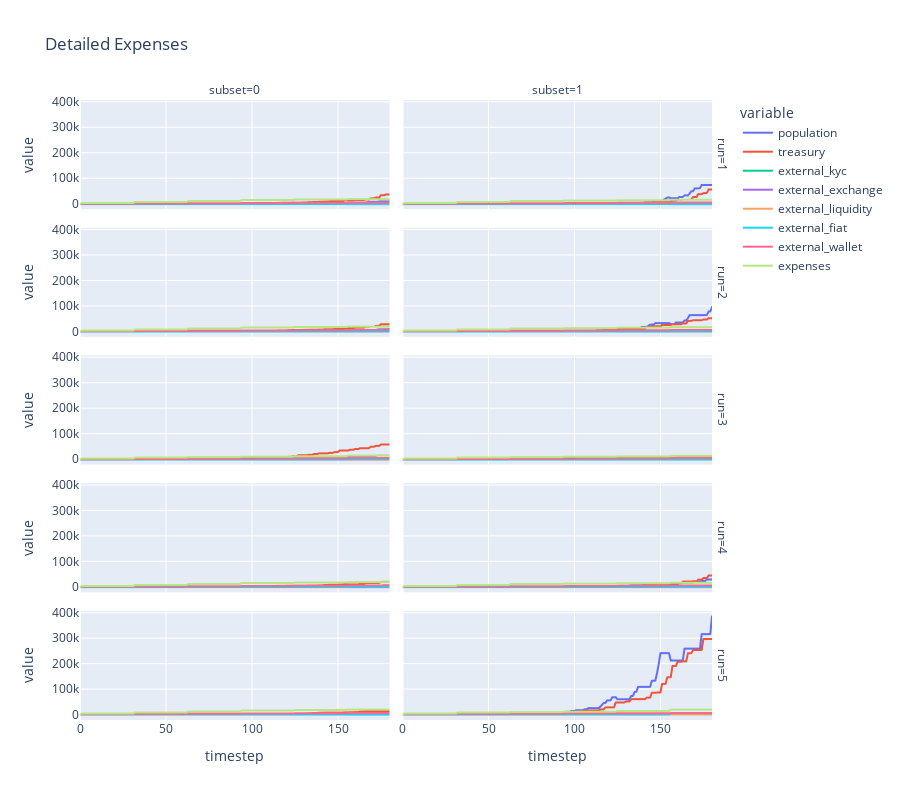

The notebook cell this image was saved under:
### Code cell
px.line(
    df,
    x='timestep', # Variable on the horizontal axis
    y=['population', 'treasury', 'external_kyc', 'external_exchange', 'external_liquidity', 'external_fiat', 
'external_wallet', 'expenses'], # Variables on the vertical axis
    facet_row='run',
    facet_col='subset',
    title='Detailed Expenses',
    height=800,
)

### Figure 1 — Plotly figure (JSON) as saved in the notebook; plotly's stock layout.template omitted (floating-point values rounded to 4 significant figures; data arrays with more than 128 entries replaced by an {"elided": "..."} marker saying what was removed)
{"data": [{"hovertemplate": "variable=population<br>run=1<br>subset=0<br>timestep=%{x}<br>value=%{y}<extra></extra>", "legendgroup": "population", "line": {"color": "#636efa", "dash": "solid"}, "mode": "lines", "name": "population", "showlegend": true, "type": "scattergl", "x": {"elided": "181 int values"}, "xaxis": "x9", "y": {"elided": "181 int values"}, "yaxis": "y9"}, {"hovertemplate": "variable=population<br>run=1<br>subset=1<br>timestep=%{x}<br>value=%{y}<extra></extra>", "legendgroup": "population", "line": {"color": "#636efa", "dash": "solid"}, "mode": "lines", "name": "population", "showlegend": false, "type": "scattergl", "x": {"elided": "181 int values"}, "xaxis": "x10", "y": {"elided": "181 int values"}, "yaxis": "y10"}, {"hovertemplate": "variable=population<br>run=2<br>subset=0<br>timestep=%{x}<br>value=%{y}<extra></extra>", "legendgroup": "population", "line": {"color": "#636efa", "dash": "solid"}, "mode": "lines", "name": "population", "showlegend": false, "type": "scattergl", "x": {"elided": "181 int values"}, "xaxis": "x7", "y": {"elided": "181 int values"}, "yaxis": "y7"}, {"hovertemplate": "variable=population<br>run=2<br>subset=1<br>timestep=%{x}<br>value=%{y}<extra></extra>", "legendgroup": "population", "line": {"color": "#636efa", "dash": "solid"}, "mode": "lines", "name": "population", "showlegend": false, "type": "scattergl", "x": {"elided": "181 int values"}, "xaxis": "x8", "y": {"elided": "181 int values"}, "yaxis": "y8"}, {"hovertemplate": "variable=population<br>run=3<br>subset=0<br>timestep=%{x}<br>value=%{y}<extra></extra>", "legendgroup": "population", "line": {"color": "#636efa", "dash": "solid"}, "mode": "lines", "name": "population", "showlegend": false, "type": "scattergl", "x": {"elided": "181 int values"}, "xaxis": "x5", "y": {"elided": "181 int values"}, "yaxis": "y5"}, {"hovertemplate": "variable=population<br>run=3<br>subset=1<br>timestep=%{x}<br>value=%{y}<extra></extra>", "legendgroup": "population", "line": {"color": "#636efa", "dash": "solid"}, "mode": "lines", "name": "population", "showlegend": false, "type": "scattergl", "x": {"elided": "181 int values"}, "xaxis": "x6", "y": {"elided": "181 int values"}, "yaxis": "y6"}, {"hovertemplate": "variable=population<br>run=4<br>subset=0<br>timestep=%{x}<br>value=%{y}<extra></extra>", "legendgroup": "population", "line": {"color": "#636efa", "dash": "solid"}, "mode": "lines", "name": "population", "showlegend": false, "type": "scattergl", "x": {"elided": "181 int values"}, "xaxis": "x3", "y": {"elided": "181 int values"}, "yaxis": "y3"}, {"hovertemplate": "variable=population<br>run=4<br>subset=1<br>timestep=%{x}<br>value=%{y}<extra></extra>", "legendgroup": "population", "line": {"color": "#636efa", "dash": "solid"}, "mode": "lines", "name": "population", "showlegend": false, "type": "scattergl", "x": {"elided": "181 int values"}, "xaxis": "x4", "y": {"elided": "181 int values"}, "yaxis": "y4"}, {"hovertemplate": "variable=population<br>run=5<br>subset=0<br>timestep=%{x}<br>value=%{y}<extra></extra>", "legendgroup": "population", "line": {"color": "#636efa", "dash": "solid"}, "mode": "lines", "name": "population", "showlegend": false, "type": "scattergl", "x": {"elided": "181 int values"}, "xaxis": "x", "y": {"elided": "181 int values"}, "yaxis": "y"}, {"hovertemplate": "variable=population<br>run=5<br>subset=1<br>timestep=%{x}<br>value=%{y}<extra></extra>", "legendgroup": "population", "line": {"color": "#636efa", "dash": "solid"}, "mode": "lines", "name": "population", "showlegend": false, "type": "scattergl", "x": {"elided": "181 int values"}, "xaxis": "x2", "y": {"elided": "181 int values"}, "yaxis": "y2"}, {"hovertemplate": "variable=treasury<br>run=1<br>subset=0<br>timestep=%{x}<br>value=%{y}<extra></extra>", "legendgroup": "treasury", "line": {"color": "#EF553B", "dash": "solid"}, "mode": "lines", "name": "treasury", "showlegend": true, "type": "scattergl", "x": {"elided": "181 int values"}, "xaxis": "x9", "y": {"elided": "181 float values"}, "yaxis": "y9"}, {"hovertemplate": "variable=treasury<br>run=1<br>subset=1<br>timestep=%{x}<br>value=%{y}<extra></extra>", "legendgroup": "treasury", "line": {"color": "#EF553B", "dash": "solid"}, "mode": "lines", "name": "treasury", "showlegend": false, "type": "scattergl", "x": {"elided": "181 int values"}, "xaxis": "x10", "y": {"elided": "181 float values"}, "yaxis": "y10"}, {"hovertemplate": "variable=treasury<br>run=2<br>subset=0<br>timestep=%{x}<br>value=%{y}<extra></extra>", "legendgroup": "treasury", "line": {"color": "#EF553B", "dash": "solid"}, "mode": "lines", "name": "treasury", "showlegend": false, "type": "scattergl", "x": {"elided": "181 int values"}, "xaxis": "x7", "y": {"elided": "181 float values"}, "yaxis": "y7"}, {"hovertemplate": "variable=treasury<br>run=2<br>subset=1<br>timestep=%{x}<br>value=%{y}<extra></extra>", "legendgroup": "treasury", "line": {"color": "#EF553B", "dash": "solid"}, "mode": "lines", "name": "treasury", "showlegend": false, "type": "scattergl", "x": {"elided": "181 int values"}, "xaxis": "x8", "y": {"elided": "181 float values"}, "yaxis": "y8"}, {"hovertemplate": "variable=treasury<br>run=3<br>subset=0<br>timestep=%{x}<br>value=%{y}<extra></extra>", "legendgroup": "treasury", "line": {"color": "#EF553B", "dash": "solid"}, "mode": "lines", "name": "treasury", "showlegend": false, "type": "scattergl", "x": {"elided": "181 int values"}, "xaxis": "x5", "y": {"elided": "181 float values"}, "yaxis": "y5"}, {"hovertemplate": "variable=treasury<br>run=3<br>subset=1<br>timestep=%{x}<br>value=%{y}<extra></extra>", "legendgroup": "treasury", "line": {"color": "#EF553B", "dash": "solid"}, "mode": "lines", "name": "treasury", "showlegend": false, "type": "scattergl", "x": {"elided": "181 int values"}, "xaxis": "x6", "y": {"elided": "181 float values"}, "yaxis": "y6"}, {"hovertemplate": "variable=treasury<br>run=4<br>subset=0<br>timestep=%{x}<br>value=%{y}<extra></extra>", "legendgroup": "treasury", "line": {"color": "#EF553B", "dash": "solid"}, "mode": "lines", "name": "treasury", "showlegend": false, "type": "scattergl", "x": {"elided": "181 int values"}, "xaxis": "x3", "y": {"elided": "181 float values"}, "yaxis": "y3"}, {"hovertemplate": "variable=treasury<br>run=4<br>subset=1<br>timestep=%{x}<br>value=%{y}<extra></extra>", "legendgroup": "treasury", "line": {"color": "#EF553B", "dash": "solid"}, "mode": "lines", "name": "treasury", "showlegend": false, "type": "scattergl", "x": {"elided": "181 int values"}, "xaxis": "x4", "y": {"elided": "181 float values"}, "yaxis": "y4"}, {"hovertemplate": "variable=treasury<br>run=5<br>subset=0<br>timestep=%{x}<br>value=%{y}<extra></extra>", "legendgroup": "treasury", "line": {"color": "#EF553B", "dash": "solid"}, "mode": "lines", "name": "treasury", "showlegend": false, "type": "scattergl", "x": {"elided": "181 int values"}, "xaxis": "x", "y": {"elided": "181 float values"}, "yaxis": "y"}, {"hovertemplate": "variable=treasury<br>run=5<br>subset=1<br>timestep=%{x}<br>value=%{y}<extra></extra>", "legendgroup": "treasury", "line": {"color": "#EF553B", "dash": "solid"}, "mode": "lines", "name": "treasury", "showlegend": false, "type": "scattergl", "x": {"elided": "181 int values"}, "xaxis": "x2", "y": {"elided": "181 float values"}, "yaxis": "y2"}, {"hovertemplate": "variable=external_kyc<br>run=1<br>subset=0<br>timestep=%{x}<br>value=%{y}<extra></extra>", "legendgroup": "external_kyc", "line": {"color": "#00cc96", "dash": "solid"}, "mode": "lines", "name": "external_kyc", "showlegend": true, "type": "scattergl", "x": {"elided": "181 int values"}, "xaxis": "x9", "y": {"elided": "181 int values"}, "yaxis": "y9"}, {"hovertemplate": "variable=external_kyc<br>run=1<br>subset=1<br>timestep=%{x}<br>value=%{y}<extra></extra>", "legendgroup": "external_kyc", "line": {"color": "#00cc96", "dash": "solid"}, "mode": "lines", "name": "external_kyc", "showlegend": false, "type": "scattergl", "x": {"elided": "181 int values"}, "xaxis": "x10", "y": {"elided": "181 int values"}, "yaxis": "y10"}, {"hovertemplate": "variable=external_kyc<br>run=2<br>subset=0<br>timestep=%{x}<br>value=%{y}<extra></extra>", "legendgroup": "external_kyc", "line": {"color": "#00cc96", "dash": "solid"}, "mode": "lines", "name": "external_kyc", "showlegend": false, "type": "scattergl", "x": {"elided": "181 int values"}, "xaxis": "x7", "y": {"elided": "181 int values"}, "yaxis": "y7"}, {"hovertemplate": "variable=external_kyc<br>run=2<br>subset=1<br>timestep=%{x}<br>value=%{y}<extra></extra>", "legendgroup": "external_kyc", "line": {"color": "#00cc96", "dash": "solid"}, "mode": "lines", "name": "external_kyc", "showlegend": false, "type": "scattergl", "x": {"elided": "181 int values"}, "xaxis": "x8", "y": {"elided": "181 int values"}, "yaxis": "y8"}, {"hovertemplate": "variable=external_kyc<br>run=3<br>subset=0<br>timestep=%{x}<br>value=%{y}<extra></extra>", "legendgroup": "external_kyc", "line": {"color": "#00cc96", "dash": "solid"}, "mode": "lines", "name": "external_kyc", "showlegend": false, "type": "scattergl", "x": {"elided": "181 int values"}, "xaxis": "x5", "y": {"elided": "181 int values"}, "yaxis": "y5"}, {"hovertemplate": "variable=external_kyc<br>run=3<br>subset=1<br>timestep=%{x}<br>value=%{y}<extra></extra>", "legendgroup": "external_kyc", "line": {"color": "#00cc96", "dash": "solid"}, "mode": "lines", "name": "external_kyc", "showlegend": false, "type": "scattergl", "x": {"elided": "181 int values"}, "xaxis": "x6", "y": {"elided": "181 int values"}, "yaxis": "y6"}, {"hovertemplate": "variable=external_kyc<br>run=4<br>subset=0<br>timestep=%{x}<br>value=%{y}<extra></extra>", "legendgroup": "external_kyc", "line": {"color": "#00cc96", "dash": "solid"}, "mode": "lines", "name": "external_kyc", "showlegend": false, "type": "scattergl", "x": {"elided": "181 int values"}, "xaxis": "x3", "y": {"elided": "181 int values"}, "yaxis": "y3"}, {"hovertemplate": "variable=external_kyc<br>run=4<br>subset=1<br>timestep=%{x}<br>value=%{y}<extra></extra>", "legendgroup": "external_kyc", "line": {"color": "#00cc96", "dash": "solid"}, "mode": "lines", "name": "external_kyc", "showlegend": false, "type": "scattergl", "x": {"elided": "181 int values"}, "xaxis": "x4", "y": {"elided": "181 int values"}, "yaxis": "y4"}, {"hovertemplate": "variable=external_kyc<br>run=5<br>subset=0<br>timestep=%{x}<br>value=%{y}<extra></extra>", "legendgroup": "external_kyc", "line": {"color": "#00cc96", "dash": "solid"}, "mode": "lines", "name": "external_kyc", "showlegend": false, "type": "scattergl", "x": {"elided": "181 int values"}, "xaxis": "x", "y": {"elided": "181 int values"}, "yaxis": "y"}, {"hovertemplate": "variable=external_kyc<br>run=5<br>subset=1<br>timestep=%{x}<br>value=%{y}<extra></extra>", "legendgroup": "external_kyc", "line": {"color": "#00cc96", "dash": "solid"}, "mode": "lines", "name": "external_kyc", "showlegend": false, "type": "scattergl", "x": {"elided": "181 int values"}, "xaxis": "x2", "y": {"elided": "181 int values"}, "yaxis": "y2"}, {"hovertemplate": "variable=external_exchange<br>run=1<br>subset=0<br>timestep=%{x}<br>value=%{y}<extra></extra>", "legendgroup": "external_exchange", "line": {"color": "#ab63fa", "dash": "solid"}, "mode": "lines", "name": "external_exchange", "showlegend": true, "type": "scattergl", "x": {"elided": "181 int values"}, "xaxis": "x9", "y": {"elided": "181 float values"}, "yaxis": "y9"}, {"hovertemplate": "variable=external_exchange<br>run=1<br>subset=1<br>timestep=%{x}<br>value=%{y}<extra></extra>", "legendgroup": "external_exchange", "line": {"color": "#ab63fa", "dash": "solid"}, "mode": "lines", "name": "external_exchange", "showlegend": false, "type": "scattergl", "x": {"elided": "181 int values"}, "xaxis": "x10", "y": {"elided": "181 float values"}, "yaxis": "y10"}, {"hovertemplate": "variable=external_exchange<br>run=2<br>subset=0<br>timestep=%{x}<br>value=%{y}<extra></extra>", "legendgroup": "external_exchange", "line": {"color": "#ab63fa", "dash": "solid"}, "mode": "lines", "name": "external_exchange", "showlegend": false, "type": "scattergl", "x": {"elided": "181 int values"}, "xaxis": "x7", "y": {"elided": "181 float values"}, "yaxis": "y7"}, {"hovertemplate": "variable=external_exchange<br>run=2<br>subset=1<br>timestep=%{x}<br>value=%{y}<extra></extra>", "legendgroup": "external_exchange", "line": {"color": "#ab63fa", "dash": "solid"}, "mode": "lines", "name": "external_exchange", "showlegend": false, "type": "scattergl", "x": {"elided": "181 int values"}, "xaxis": "x8", "y": {"elided": "181 float values"}, "yaxis": "y8"}, {"hovertemplate": "variable=external_exchange<br>run=3<br>subset=0<br>timestep=%{x}<br>value=%{y}<extra></extra>", "legendgroup": "external_exchange", "line": {"color": "#ab63fa", "dash": "solid"}, "mode": "lines", "name": "external_exchange", "showlegend": false, "type": "scattergl", "x": {"elided": "181 int values"}, "xaxis": "x5", "y": {"elided": "181 float values"}, "yaxis": "y5"}, {"hovertemplate": "variable=external_exchange<br>run=3<br>subset=1<br>timestep=%{x}<br>value=%{y}<extra></extra>", "legendgroup": "external_exchange", "line": {"color": "#ab63fa", "dash": "solid"}, "mode": "lines", "name": "external_exchange", "showlegend": false, "type": "scattergl", "x": {"elided": "181 int values"}, "xaxis": "x6", "y": {"elided": "181 float values"}, "yaxis": "y6"}, {"hovertemplate": "variable=external_exchange<br>run=4<br>subset=0<br>timestep=%{x}<br>value=%{y}<extra></extra>", "legendgroup": "external_exchange", "line": {"color": "#ab63fa", "dash": "solid"}, "mode": "lines", "name": "external_exchange", "showlegend": false, "type": "scattergl", "x": {"elided": "181 int values"}, "xaxis": "x3", "y": {"elided": "181 float values"}, "yaxis": "y3"}, {"hovertemplate": "variable=external_exchange<br>run=4<br>subset=1<br>timestep=%{x}<br>value=%{y}<extra></extra>", "legendgroup": "external_exchange", "line": {"color": "#ab63fa", "dash": "solid"}, "mode": "lines", "name": "external_exchange", "showlegend": false, "type": "scattergl", "x": {"elided": "181 int values"}, "xaxis": "x4", "y": {"elided": "181 float values"}, "yaxis": "y4"}, {"hovertemplate": "variable=external_exchange<br>run=5<br>subset=0<br>timestep=%{x}<br>value=%{y}<extra></extra>", "legendgroup": "external_exchange", "line": {"color": "#ab63fa", "dash": "solid"}, "mode": "lines", "name": "external_exchange", "showlegend": false, "type": "scattergl", "x": {"elided": "181 int values"}, "xaxis": "x", "y": {"elided": "181 float values"}, "yaxis": "y"}, {"hovertemplate": "variable=external_exchange<br>run=5<br>subset=1<br>timestep=%{x}<br>value=%{y}<extra></extra>", "legendgroup": "external_exchange", "line": {"color": "#ab63fa", "dash": "solid"}, "mode": "lines", "name": "external_exchange", "showlegend": false, "type": "scattergl", "x": {"elided": "181 int values"}, "xaxis": "x2", "y": {"elided": "181 float values"}, "yaxis": "y2"}, {"hovertemplate": "variable=external_liquidity<br>run=1<br>subset=0<br>timestep=%{x}<br>value=%{y}<extra></extra>", "legendgroup": "external_liquidity", "line": {"color": "#FFA15A", "dash": "solid"}, "mode": "lines", "name": "external_liquidity", "showlegend": true, "type": "scattergl", "x": {"elided": "181 int values"}, "xaxis": "x9", "y": {"elided": "181 float values"}, "yaxis": "y9"}, {"hovertemplate": "variable=external_liquidity<br>run=1<br>subset=1<br>timestep=%{x}<br>value=%{y}<extra></extra>", "legendgroup": "external_liquidity", "line": {"color": "#FFA15A", "dash": "solid"}, "mode": "lines", "name": "external_liquidity", "showlegend": false, "type": "scattergl", "x": {"elided": "181 int values"}, "xaxis": "x10", "y": {"elided": "181 float values"}, "yaxis": "y10"}, {"hovertemplate": "variable=external_liquidity<br>run=2<br>subset=0<br>timestep=%{x}<br>value=%{y}<extra></extra>", "legendgroup": "external_liquidity", "line": {"color": "#FFA15A", "dash": "solid"}, "mode": "lines", "name": "external_liquidity", "showlegend": false, "type": "scattergl", "x": {"elided": "181 int values"}, "xaxis": "x7", "y": {"elided": "181 float values"}, "yaxis": "y7"}, {"hovertemplate": "variable=external_liquidity<br>run=2<br>subset=1<br>timestep=%{x}<br>value=%{y}<extra></extra>", "legendgroup": "external_liquidity", "line": {"color": "#FFA15A", "dash": "solid"}, "mode": "lines", "name": "external_liquidity", "showlegend": false, "type": "scattergl", "x": {"elided": "181 int values"}, "xaxis": "x8", "y": {"elided": "181 float values"}, "yaxis": "y8"}, {"hovertemplate": "variable=external_liquidity<br>run=3<br>subset=0<br>timestep=%{x}<br>value=%{y}<extra></extra>", "legendgroup": "external_liquidity", "line": {"color": "#FFA15A", "dash": "solid"}, "mode": "lines", "name": "external_liquidity", "showlegend": false, "type": "scattergl", "x": {"elided": "181 int values"}, "xaxis": "x5", "y": {"elided": "181 float values"}, "yaxis": "y5"}, {"hovertemplate": "variable=external_liquidity<br>run=3<br>subset=1<br>timestep=%{x}<br>value=%{y}<extra></extra>", "legendgroup": "external_liquidity", "line": {"color": "#FFA15A", "dash": "solid"}, "mode": "lines", "name": "external_liquidity", "showlegend": false, "type": "scattergl", "x": {"elided": "181 int values"}, "xaxis": "x6", "y": {"elided": "181 float values"}, "yaxis": "y6"}, {"hovertemplate": "variable=external_liquidity<br>run=4<br>subset=0<br>timestep=%{x}<br>value=%{y}<extra></extra>", "legendgroup": "external_liquidity", "line": {"color": "#FFA15A", "dash": "solid"}, "mode": "lines", "name": "external_liquidity", "showlegend": false, "type": "scattergl", "x": {"elided": "181 int values"}, "xaxis": "x3", "y": {"elided": "181 float values"}, "yaxis": "y3"}, {"hovertemplate": "variable=external_liquidity<br>run=4<br>subset=1<br>timestep=%{x}<br>value=%{y}<extra></extra>", "legendgroup": "external_liquidity", "line": {"color": "#FFA15A", "dash": "solid"}, "mode": "lines", "name": "external_liquidity", "showlegend": false, "type": "scattergl", "x": {"elided": "181 int values"}, "xaxis": "x4", "y": {"elided": "181 float values"}, "yaxis": "y4"}, {"hovertemplate": "variable=external_liquidity<br>run=5<br>subset=0<br>timestep=%{x}<br>value=%{y}<extra></extra>", "legendgroup": "external_liquidity", "line": {"color": "#FFA15A", "dash": "solid"}, "mode": "lines", "name": "external_liquidity", "showlegend": false, "type": "scattergl", "x": {"elided": "181 int values"}, "xaxis": "x", "y": {"elided": "181 float values"}, "yaxis": "y"}, {"hovertemplate": "variable=external_liquidity<br>run=5<br>subset=1<br>timestep=%{x}<br>value=%{y}<extra></extra>", "legendgroup": "external_liquidity", "line": {"color": "#FFA15A", "dash": "solid"}, "mode": "lines", "name": "external_liquidity", "showlegend": false, "type": "scattergl", "x": {"elided": "181 int values"}, "xaxis": "x2", "y": {"elided": "181 float values"}, "yaxis": "y2"}, {"hovertemplate": "variable=external_fiat<br>run=1<br>subset=0<br>timestep=%{x}<br>value=%{y}<extra></extra>", "legendgroup": "external_fiat", "line": {"color": "#19d3f3", "dash": "solid"}, "mode": "lines", "name": "external_fiat", "showlegend": true, "type": "scattergl", "x": {"elided": "181 int values"}, "xaxis": "x9", "y": {"elided": "181 float values"}, "yaxis": "y9"}, {"hovertemplate": "variable=external_fiat<br>run=1<br>subset=1<br>timestep=%{x}<br>value=%{y}<extra></extra>", "legendgroup": "external_fiat", "line": {"color": "#19d3f3", "dash": "solid"}, "mode": "lines", "name": "external_fiat", "showlegend": false, "type": "scattergl", "x": {"elided": "181 int values"}, "xaxis": "x10", "y": {"elided": "181 float values"}, "yaxis": "y10"}, {"hovertemplate": "variable=external_fiat<br>run=2<br>subset=0<br>timestep=%{x}<br>value=%{y}<extra></extra>", "legendgroup": "external_fiat", "line": {"color": "#19d3f3", "dash": "solid"}, "mode": "lines", "name": "external_fiat", "showlegend": false, "type": "scattergl", "x": {"elided": "181 int values"}, "xaxis": "x7", "y": {"elided": "181 float values"}, "yaxis": "y7"}, {"hovertemplate": "variable=external_fiat<br>run=2<br>subset=1<br>timestep=%{x}<br>value=%{y}<extra></extra>", "legendgroup": "external_fiat", "line": {"color": "#19d3f3", "dash": "solid"}, "mode": "lines", "name": "external_fiat", "showlegend": false, "type": "scattergl", "x": {"elided": "181 int values"}, "xaxis": "x8", "y": {"elided": "181 float values"}, "yaxis": "y8"}, {"hovertemplate": "variable=external_fiat<br>run=3<br>subset=0<br>timestep=%{x}<br>value=%{y}<extra></extra>", "legendgroup": "external_fiat", "line": {"color": "#19d3f3", "dash": "solid"}, "mode": "lines", "name": "external_fiat", "showlegend": false, "type": "scattergl", "x": {"elided": "181 int values"}, "xaxis": "x5", "y": {"elided": "181 float values"}, "yaxis": "y5"}, {"hovertemplate": "variable=external_fiat<br>run=3<br>subset=1<br>timestep=%{x}<br>value=%{y}<extra></extra>", "legendgroup": "external_fiat", "line": {"color": "#19d3f3", "dash": "solid"}, "mode": "lines", "name": "external_fiat", "showlegend": false, "type": "scattergl", "x": {"elided": "181 int values"}, "xaxis": "x6", "y": {"elided": "181 float values"}, "yaxis": "y6"}, {"hovertemplate": "variable=external_fiat<br>run=4<br>subset=0<br>timestep=%{x}<br>value=%{y}<extra></extra>", "legendgroup": "external_fiat", "line": {"color": "#19d3f3", "dash": "solid"}, "mode": "lines", "name": "external_fiat", "showlegend": false, "type": "scattergl", "x": {"elided": "181 int values"}, "xaxis": "x3", "y": {"elided": "181 float values"}, "yaxis": "y3"}, {"hovertemplate": "variable=external_fiat<br>run=4<br>subset=1<br>timestep=%{x}<br>value=%{y}<extra></extra>", "legendgroup": "external_fiat", "line": {"color": "#19d3f3", "dash": "solid"}, "mode": "lines", "name": "external_fiat", "showlegend": false, "type": "scattergl", "x": {"elided": "181 int values"}, "xaxis": "x4", "y": {"elided": "181 float values"}, "yaxis": "y4"}, {"hovertemplate": "variable=external_fiat<br>run=5<br>subset=0<br>timestep=%{x}<br>value=%{y}<extra></extra>", "legendgroup": "external_fiat", "line": {"color": "#19d3f3", "dash": "solid"}, "mode": "lines", "name": "external_fiat", "showlegend": false, "type": "scattergl", "x": {"elided": "181 int values"}, "xaxis": "x", "y": {"elided": "181 float values"}, "yaxis": "y"}, {"hovertemplate": "variable=external_fiat<br>run=5<br>subset=1<br>timestep=%{x}<br>value=%{y}<extra></extra>", "legendgroup": "external_fiat", "line": {"color": "#19d3f3", "dash": "solid"}, "mode": "lines", "name": "external_fiat", "showlegend": false, "type": "scattergl", "x": {"elided": "181 int values"}, "xaxis": "x2", "y": {"elided": "181 float values"}, "yaxis": "y2"}, {"hovertemplate": "variable=external_wallet<br>run=1<br>subset=0<br>timestep=%{x}<br>value=%{y}<extra></extra>", "legendgroup": "external_wallet", "line": {"color": "#FF6692", "dash": "solid"}, "mode": "lines", "name": "external_wallet", "showlegend": true, "type": "scattergl", "x": {"elided": "181 int values"}, "xaxis": "x9", "y": {"elided": "181 int values"}, "yaxis": "y9"}, {"hovertemplate": "variable=external_wallet<br>run=1<br>subset=1<br>timestep=%{x}<br>value=%{y}<extra></extra>", "legendgroup": "external_wallet", "line": {"color": "#FF6692", "dash": "solid"}, "mode": "lines", "name": "external_wallet", "showlegend": false, "type": "scattergl", "x": {"elided": "181 int values"}, "xaxis": "x10", "y": {"elided": "181 int values"}, "yaxis": "y10"}, {"hovertemplate": "variable=external_wallet<br>run=2<br>subset=0<br>timestep=%{x}<br>value=%{y}<extra></extra>", "legendgroup": "external_wallet", "line": {"color": "#FF6692", "dash": "solid"}, "mode": "lines", "name": "external_wallet", "showlegend": false, "type": "scattergl", "x": {"elided": "181 int values"}, "xaxis": "x7", "y": {"elided": "181 int values"}, "yaxis": "y7"}, {"hovertemplate": "variable=external_wallet<br>run=2<br>subset=1<br>timestep=%{x}<br>value=%{y}<extra></extra>", "legendgroup": "external_wallet", "line": {"color": "#FF6692", "dash": "solid"}, "mode": "lines", "name": "external_wallet", "showlegend": false, "type": "scattergl", "x": {"elided": "181 int values"}, "xaxis": "x8", "y": {"elided": "181 int values"}, "yaxis": "y8"}, {"hovertemplate": "variable=external_wallet<br>run=3<br>subset=0<br>timestep=%{x}<br>value=%{y}<extra></extra>", "legendgroup": "external_wallet", "line": {"color": "#FF6692", "dash": "solid"}, "mode": "lines", "name": "external_wallet", "showlegend": false, "type": "scattergl", "x": {"elided": "181 int values"}, "xaxis": "x5", "y": {"elided": "181 int values"}, "yaxis": "y5"}, {"hovertemplate": "variable=external_wallet<br>run=3<br>subset=1<br>timestep=%{x}<br>value=%{y}<extra></extra>", "legendgroup": "external_wallet", "line": {"color": "#FF6692", "dash": "solid"}, "mode": "lines", "name": "external_wallet", "showlegend": false, "type": "scattergl", "x": {"elided": "181 int values"}, "xaxis": "x6", "y": {"elided": "181 int values"}, "yaxis": "y6"}, {"hovertemplate": "variable=external_wallet<br>run=4<br>subset=0<br>timestep=%{x}<br>value=%{y}<extra></extra>", "legendgroup": "external_wallet", "line": {"color": "#FF6692", "dash": "solid"}, "mode": "lines", "name": "external_wallet", "showlegend": false, "type": "scattergl", "x": {"elided": "181 int values"}, "xaxis": "x3", "y": {"elided": "181 int values"}, "yaxis": "y3"}, {"hovertemplate": "variable=external_wallet<br>run=4<br>subset=1<br>timestep=%{x}<br>value=%{y}<extra></extra>", "legendgroup": "external_wallet", "line": {"color": "#FF6692", "dash": "solid"}, "mode": "lines", "name": "external_wallet", "showlegend": false, "type": "scattergl", "x": {"elided": "181 int values"}, "xaxis": "x4", "y": {"elided": "181 int values"}, "yaxis": "y4"}, {"hovertemplate": "variable=external_wallet<br>run=5<br>subset=0<br>timestep=%{x}<br>value=%{y}<extra></extra>", "legendgroup": "external_wallet", "line": {"color": "#FF6692", "dash": "solid"}, "mode": "lines", "name": "external_wallet", "showlegend": false, "type": "scattergl", "x": {"elided": "181 int values"}, "xaxis": "x", "y": {"elided": "181 int values"}, "yaxis": "y"}, {"hovertemplate": "variable=external_wallet<br>run=5<br>subset=1<br>timestep=%{x}<br>value=%{y}<extra></extra>", "legendgroup": "external_wallet", "line": {"color": "#FF6692", "dash": "solid"}, "mode": "lines", "name": "external_wallet", "showlegend": false, "type": "scattergl", "x": {"elided": "181 int values"}, "xaxis": "x2", "y": {"elided": "181 int values"}, "yaxis": "y2"}, {"hovertemplate": "variable=expenses<br>run=1<br>subset=0<br>timestep=%{x}<br>value=%{y}<extra></extra>", "legendgroup": "expenses", "line": {"color": "#B6E880", "dash": "solid"}, "mode": "lines", "name": "expenses", "showlegend": true, "type": "scattergl", "x": {"elided": "181 int values"}, "xaxis": "x9", "y": {"elided": "181 float values"}, "yaxis": "y9"}, {"hovertemplate": "variable=expenses<br>run=1<br>subset=1<br>timestep=%{x}<br>value=%{y}<extra></extra>", "legendgroup": "expenses", "line": {"color": "#B6E880", "dash": "solid"}, "mode": "lines", "name": "expenses", "showlegend": false, "type": "scattergl", "x": {"elided": "181 int values"}, "xaxis": "x10", "y": {"elided": "181 float values"}, "yaxis": "y10"}, {"hovertemplate": "variable=expenses<br>run=2<br>subset=0<br>timestep=%{x}<br>value=%{y}<extra></extra>", "legendgroup": "expenses", "line": {"color": "#B6E880", "dash": "solid"}, "mode": "lines", "name": "expenses", "showlegend": false, "type": "scattergl", "x": {"elided": "181 int values"}, "xaxis": "x7", "y": {"elided": "181 float values"}, "yaxis": "y7"}, {"hovertemplate": "variable=expenses<br>run=2<br>subset=1<br>timestep=%{x}<br>value=%{y}<extra></extra>", "legendgroup": "expenses", "line": {"color": "#B6E880", "dash": "solid"}, "mode": "lines", "name": "expenses", "showlegend": false, "type": "scattergl", "x": {"elided": "181 int values"}, "xaxis": "x8", "y": {"elided": "181 float values"}, "yaxis": "y8"}, {"hovertemplate": "variable=expenses<br>run=3<br>subset=0<br>timestep=%{x}<br>value=%{y}<extra></extra>", "legendgroup": "expenses", "line": {"color": "#B6E880", "dash": "solid"}, "mode": "lines", "name": "expenses", "showlegend": false, "type": "scattergl", "x": {"elided": "181 int values"}, "xaxis": "x5", "y": {"elided": "181 float values"}, "yaxis": "y5"}, {"hovertemplate": "variable=expenses<br>run=3<br>subset=1<br>timestep=%{x}<br>value=%{y}<extra></extra>", "legendgroup": "expenses", "line": {"color": "#B6E880", "dash": "solid"}, "mode": "lines", "name": "expenses", "showlegend": false, "type": "scattergl", "x": {"elided": "181 int values"}, "xaxis": "x6", "y": {"elided": "181 float values"}, "yaxis": "y6"}, {"hovertemplate": "variable=expenses<br>run=4<br>subset=0<br>timestep=%{x}<br>value=%{y}<extra></extra>", "legendgroup": "expenses", "line": {"color": "#B6E880", "dash": "solid"}, "mode": "lines", "name": "expenses", "showlegend": false, "type": "scattergl", "x": {"elided": "181 int values"}, "xaxis": "x3", "y": {"elided": "181 float values"}, "yaxis": "y3"}, {"hovertemplate": "variable=expenses<br>run=4<br>subset=1<br>timestep=%{x}<br>value=%{y}<extra></extra>", "legendgroup": "expenses", "line": {"color": "#B6E880", "dash": "solid"}, "mode": "lines", "name": "expenses", "showlegend": false, "type": "scattergl", "x": {"elided": "181 int values"}, "xaxis": "x4", "y": {"elided": "181 float values"}, "yaxis": "y4"}, {"hovertemplate": "variable=expenses<br>run=5<br>subset=0<br>timestep=%{x}<br>value=%{y}<extra></extra>", "legendgroup": "expenses", "line": {"color": "#B6E880", "dash": "solid"}, "mode": "lines", "name": "expenses", "showlegend": false, "type": "scattergl", "x": {"elided": "181 int values"}, "xaxis": "x", "y": {"elided": "181 float values"}, "yaxis": "y"}, {"hovertemplate": "variable=expenses<br>run=5<br>subset=1<br>timestep=%{x}<br>value=%{y}<extra></extra>", "legendgroup": "expenses", "line": {"color": "#B6E880", "dash": "solid"}, "mode": "lines", "name": "expenses", "showlegend": false, "type": "scattergl", "x": {"elided": "181 int values"}, "xaxis": "x2", "y": {"elided": "181 float values"}, "yaxis": "y2"}], "layout": {"annotations": [{"font": {}, "showarrow": false, "text": "subset=0", "x": 0.24, "xanchor": "center", "xref": "paper", "y": 1, "yanchor": "bottom", "yref": "paper"}, {"font": {}, "showarrow": false, "text": "subset=1", "x": 0.74, "xanchor": "center", "xref": "paper", "y": 1, "yanchor": "bottom", "yref": "paper"}, {"font": {}, "showarrow": false, "text": "run=5", "textangle": 90, "x": 0.98, "xanchor": "left", "xref": "paper", "y": 0.088, "yanchor": "middle", "yref": "paper"}, {"font": {}, "showarrow": false, "text": "run=4", "textangle": 90, "x": 0.98, "xanchor": "left", "xref": "paper", "y": 0.294, "yanchor": "middle", "yref": "paper"}, {"font": {}, "showarrow": false, "text": "run=3", "textangle": 90, "x": 0.98, "xanchor": "left", "xref": "paper", "y": 0.5, "yanchor": "middle", "yref": "paper"}, {"font": {}, "showarrow": false, "text": "run=2", "textangle": 90, "x": 0.98, "xanchor": "left", "xref": "paper", "y": 0.706, "yanchor": "middle", "yref": "paper"}, {"font": {}, "showarrow": false, "text": "run=1", "textangle": 90, "x": 0.98, "xanchor": "left", "xref": "paper", "y": 0.912, "yanchor": "middle", "yref": "paper"}], "height": 800, "legend": {"title": {"text": "variable"}, "tracegroupgap": 0}, "title": {"text": "Detailed Expenses"}, "xaxis": {"anchor": "y", "domain": [0, 0.48], "title": {"text": "timestep"}}, "xaxis10": {"anchor": "y10", "domain": [0.5, 0.98], "matches": "x", "showticklabels": false}, "xaxis2": {"anchor": "y2", "domain": [0.5, 0.98], "matches": "x", "title": {"text": "timestep"}}, "xaxis3": {"anchor": "y3", "domain": [0, 0.48], "matches": "x", "showticklabels": false}, "xaxis4": {"anchor": "y4", "domain": [0.5, 0.98], "matches": "x", "showticklabels": false}, "xaxis5": {"anchor": "y5", "domain": [0, 0.48], "matches": "x", "showticklabels": false}, "xaxis6": {"anchor": "y6", "domain": [0.5, 0.98], "matches": "x", "showticklabels": false}, "xaxis7": {"anchor": "y7", "domain": [0, 0.48], "matches": "x", "showticklabels": false}, "xaxis8": {"anchor": "y8", "domain": [0.5, 0.98], "matches": "x", "showticklabels": false}, "xaxis9": {"anchor": "y9", "domain": [0, 0.48], "matches": "x", "showticklabels": false}, "yaxis": {"anchor": "x", "domain": [0, 0.176], "title": {"text": "value"}}, "yaxis10": {"anchor": "x10", "domain": [0.824, 1], "matches": "y", "showticklabels": false}, "yaxis2": {"anchor": "x2", "domain": [0, 0.176], "matches": "y", "showticklabels": false}, "yaxis3": {"anchor": "x3", "domain": [0.206, 0.382], "matches": "y", "title": {"text": "value"}}, "yaxis4": {"anchor": "x4", "domain": [0.206, 0.382], "matches": "y", "showticklabels": false}, "yaxis5": {"anchor": "x5", "domain": [0.412, 0.588], "matches": "y", "title": {"text": "value"}}, "yaxis6": {"anchor": "x6", "domain": [0.412, 0.588], "matches": "y", "showticklabels": false}, "yaxis7": {"anchor": "x7", "domain": [0.618, 0.794], "matches": "y", "title": {"text": "value"}}, "yaxis8": {"anchor": "x8", "domain": [0.618, 0.794], "matches": "y", "showticklabels": false}, "yaxis9": {"anchor": "x9", "domain": [0.824, 1], "matches": "y", "title": {"text": "value"}}}}
